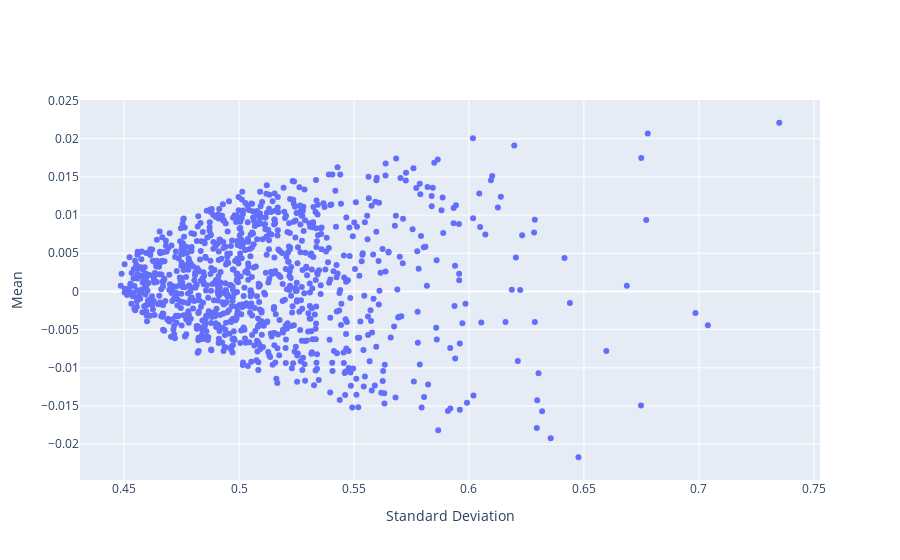

Notebook source saved alongside this figure:
### Code cell
fig = go.Figure()
fig.update_layout(xaxis_title='Standard Deviation', 
                  yaxis_title='Mean')
fig.add_trace(go.Scatter(x=stds.flatten(), y=means.flatten(),mode='markers'))
fig.show()

### Figure 1 — Plotly figure (JSON) as saved in the notebook; plotly's stock layout.template omitted (floating-point values rounded to 4 significant figures; data arrays with more than 128 entries replaced by an {"elided": "..."} marker saying what was removed)
{"data": [{"mode": "markers", "type": "scatter", "x": {"elided": "1000 float values"}, "y": {"elided": "1000 float values"}}], "layout": {"xaxis": {"title": {"text": "Standard Deviation"}}, "yaxis": {"title": {"text": "Mean"}}}}
